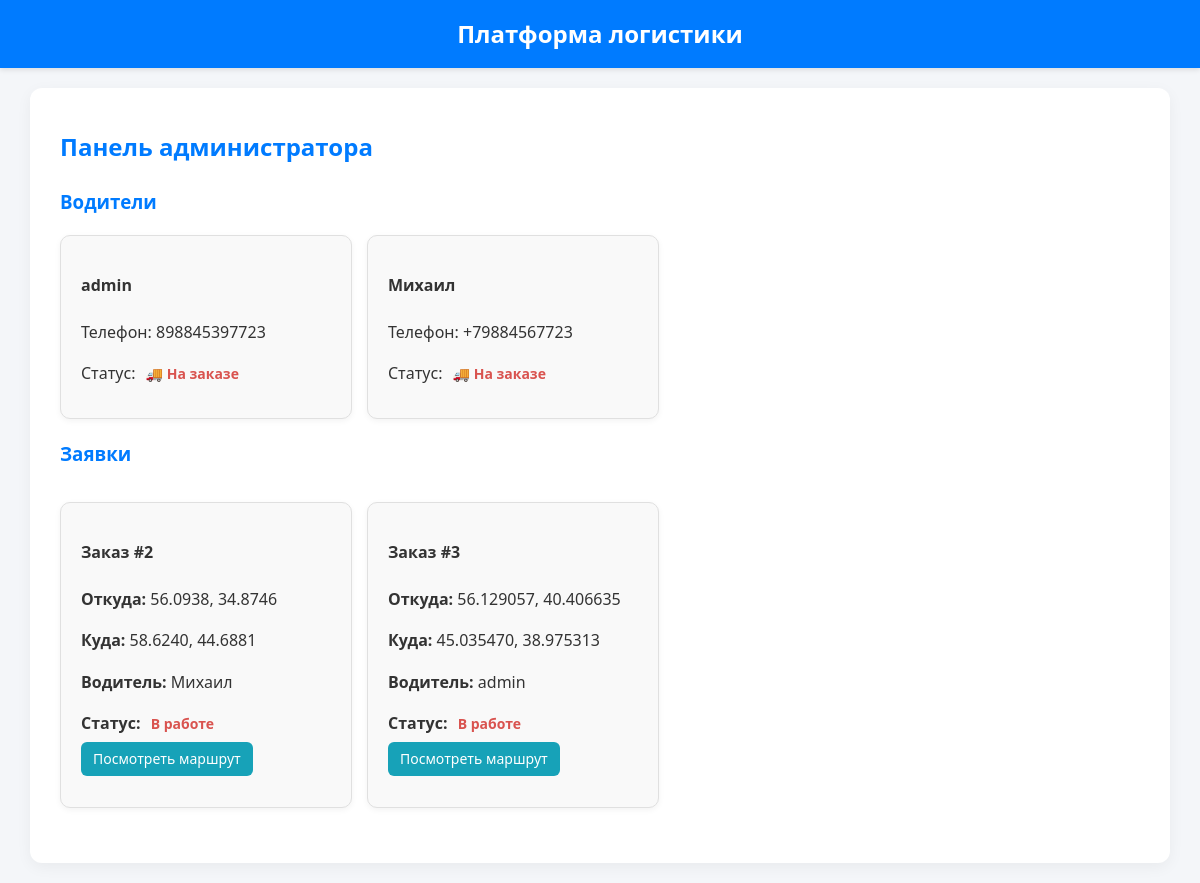
Before: /admin-panel/ with the older database file.
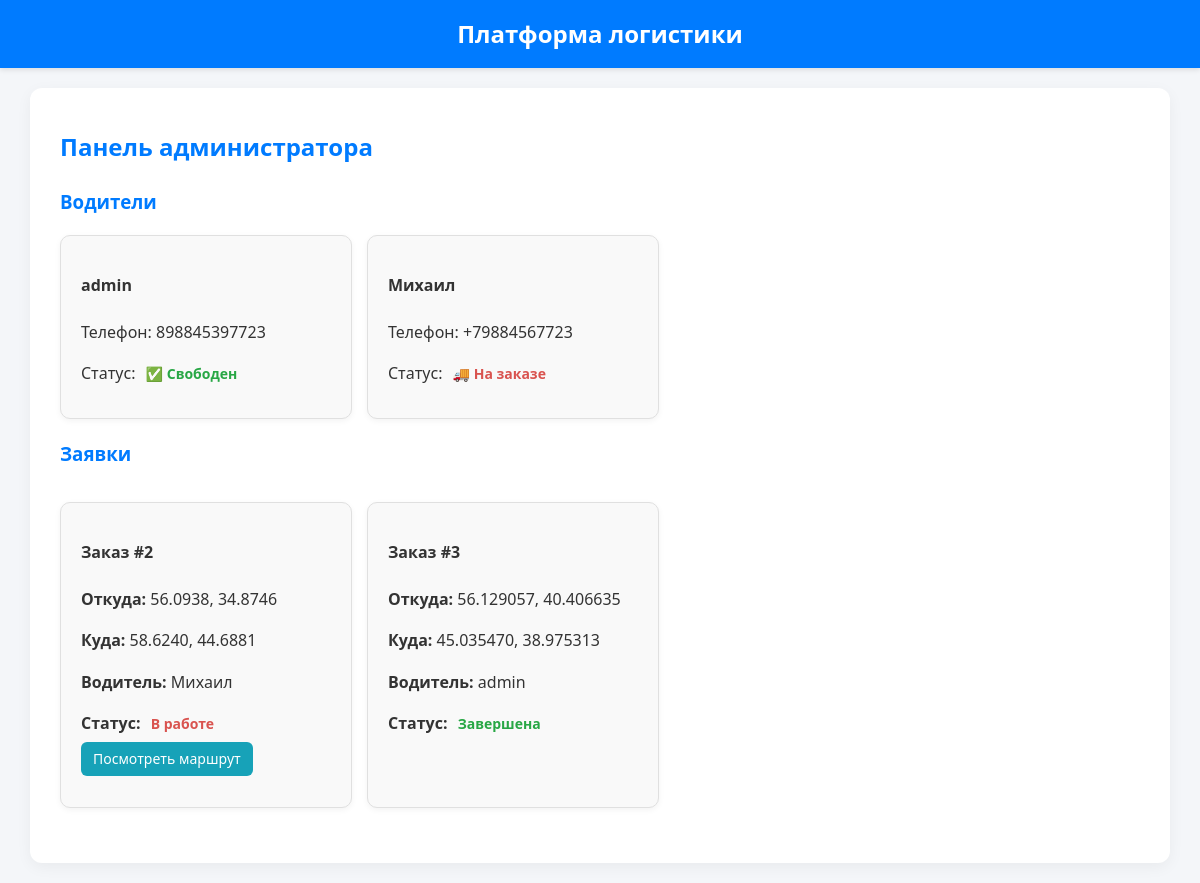
After: the same page with the newer database file.
### main/models.py (models this page shows, shortened)
class DriverProfile(models.Model):
    user = models.OneToOneField(User, on_delete=models.CASCADE)
    phone = models.CharField(max_length=20, blank=True)
    car_number = models.CharField(max_length=20, blank=True)
    @property
    def is_busy(self):
        return self.order_set.filter(status="in_progress").exists()

class Order(models.Model):
    STATUS_CHOICES = [
        ("new", "Новая"),
        ("assigned", "Назначена"),
        ("in_progress", "В пути"),
        ("completed", "Завершена"),
    ]
    manager = models.ForeignKey(User, on_delete=models.SET_NULL, null=True, related_name="created_orders")
    driver = models.ForeignKey(DriverProfile, on_delete=models.SET_NULL, null=True, blank=True)
    from_address = models.CharField(max_length=255)
    to_address = models.CharField(max_length=255)
    cargo = models.TextField()
    date = models.DateTimeField(auto_now_add=True)
    status = models.CharField(max_length=20, choices=STATUS_CHOICES, default="new")
    from_lat = models.FloatField(null=True, blank=True)
    from_lng = models.FloatField(null=True, blank=True)
    to_lat = models.FloatField(null=True, blank=True)
    to_lng = models.FloatField(null=True, blank=True)

### main/views.py (the view)
# urls.py: path("admin-panel/", views.admin_dashboard, name="admin_dashboard"),
def admin_dashboard(request):
    drivers = DriverProfile.objects.all()
    orders = Order.objects.all()
    return render(request, "admin_dashboard.html", {"drivers": drivers, "orders": orders})

### main/templates/admin_dashboard.html
{% extends "base.html" %}
{% block content %}
<h2>Панель администратора</h2>
<section class="admin-section">
  <h3>Водители</h3>
  <div class="cards-container">
    {% for driver in drivers %}
      <div class="card driver-card">
        <h4>{{ driver.user.username }}</h4>
        <p>Телефон: {{ driver.phone }}</p>
        <p>
          Статус:
          {% if driver.is_busy %}
            <span class="status busy">🚚 На заказе</span>
          {% else %}
            <span class="status free">✅ Свободен</span>
          {% endif %}
        </p>
      </div>
    {% empty %}
      <p>Нет водителей</p>
    {% endfor %}
  </div>
</section>
<section class="admin-section">
  <h3>Заявки</h3>
  <div class="cards-container">
    {% for order in orders %}
      <div class="card order-card">
        <h4>Заказ #{{ order.id }}</h4>
        <p><strong>Откуда:</strong> {{ order.from_address }}</p>
        <p><strong>Куда:</strong> {{ order.to_address }}</p>
        <p><strong>Водитель:</strong> {% if order.driver %}{{ order.driver.user.username }}{% else %}-{% endif %}</p>
        <p>
          <strong>Статус:</strong>
          {% if order.status == "new" %}
            <span class="status new">Новая</span>
          {% elif order.status == "in_progress" %}
            <span class="status busy">В работе</span>
            <a href="{% url 'order_map' order.id %}" class="btn btn-map">Посмотреть маршрут</a>
          {% else %}
            <span class="status completed">Завершена</span>
          {% endif %}
        </p>
      </div>
    {% empty %}
      <p>Заявок нет</p>
    {% endfor %}
  </div>
</section>
{% endblock %}

Changed rows visible on the page:
computed for DriverProfile "admin": text "🚚 На заказе" → "✅ Свободен"
changed Order "admin": status "В работе Посмотреть маршрут" → "Завершена"
